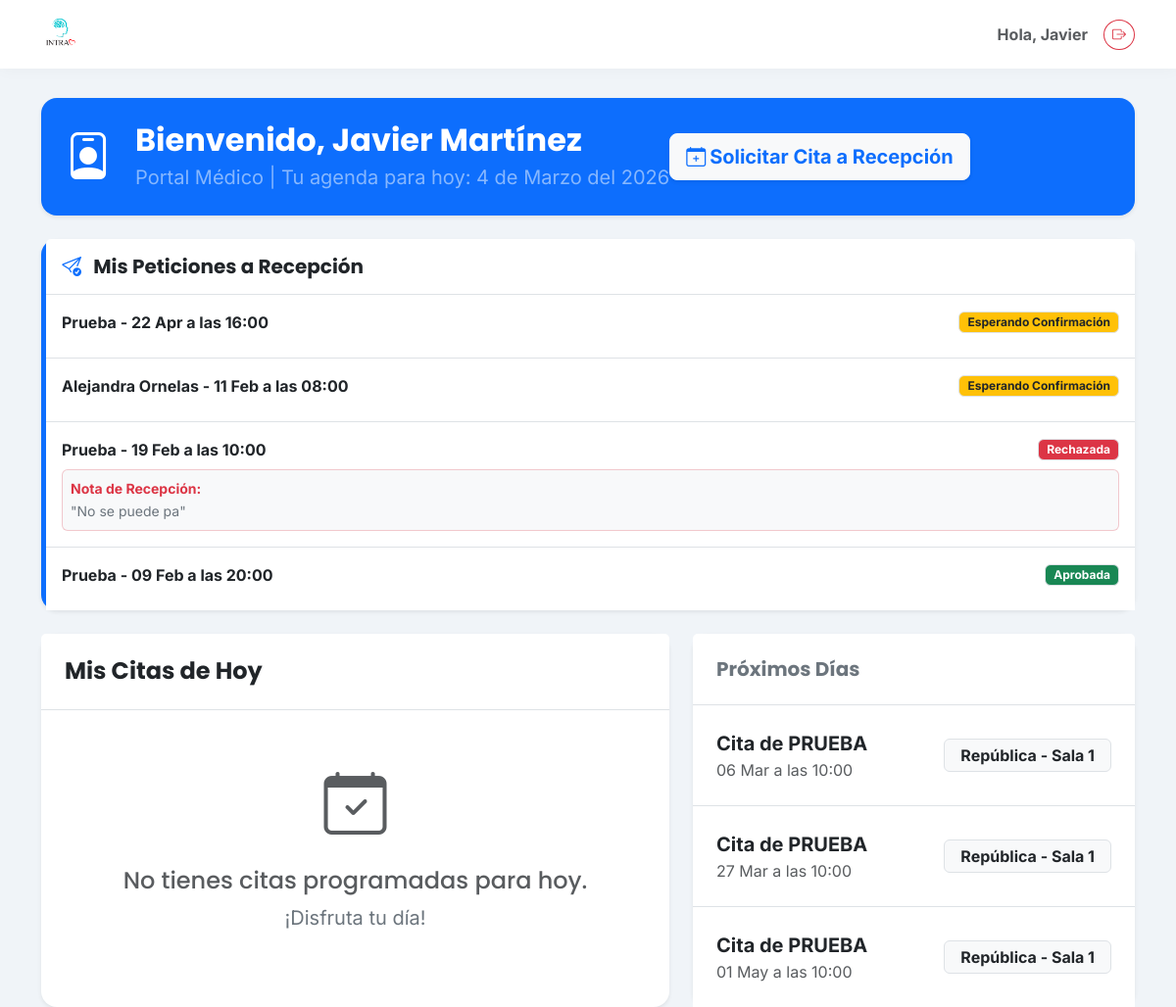
Before: /portal-medico/ (signed in) with the older database file.
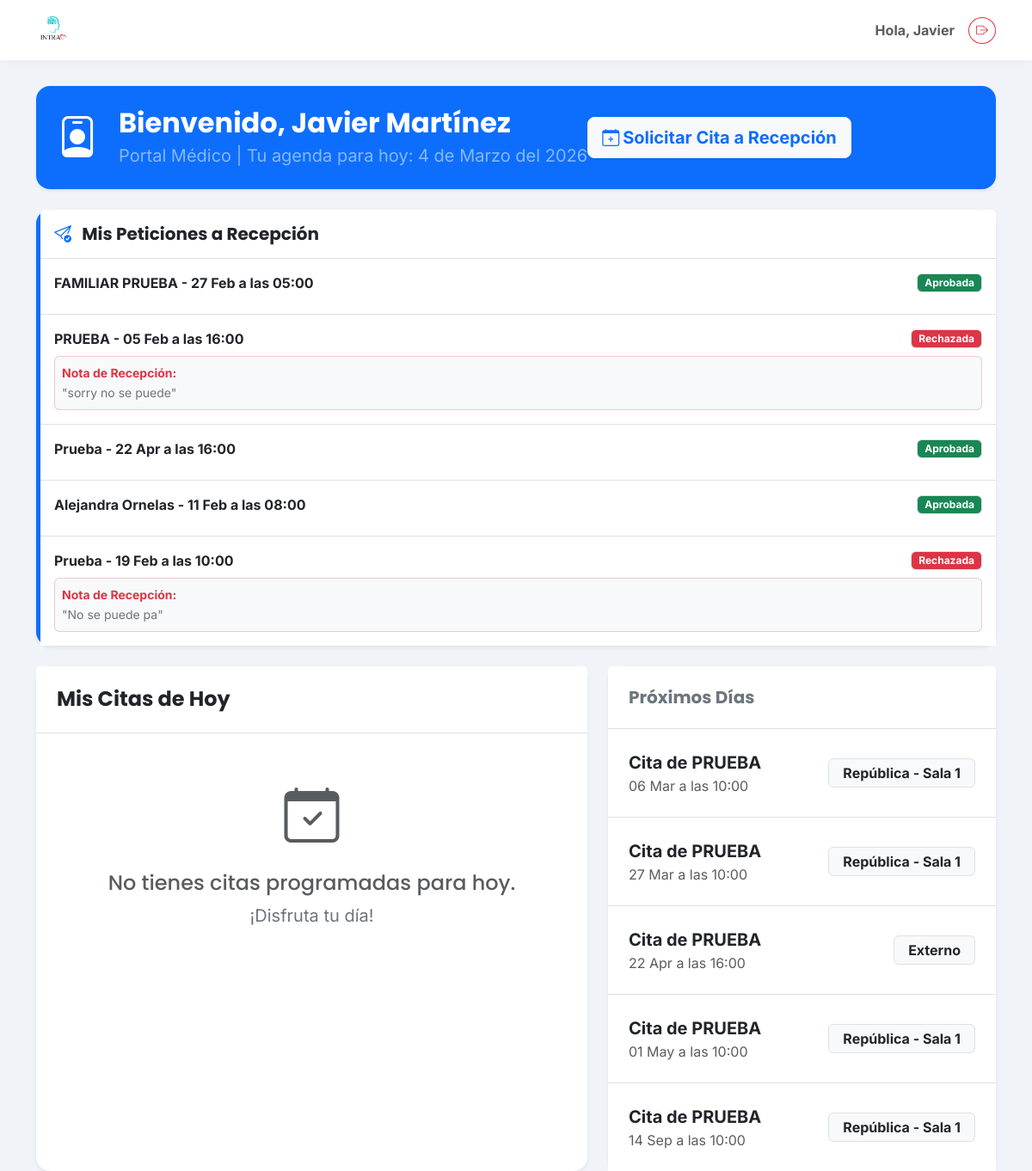
After: the same page with the newer database file.
### clinica/models.py (models this page shows, shortened)
class Terapeuta(models.Model):
    usuario = models.OneToOneField(User, on_delete=models.SET_NULL, null=True, blank=True, related_name='perfil_terapeuta')
    nombre = models.CharField(max_length=100)
    activo = models.BooleanField(default=True)

class SolicitudCita(models.Model):
    ESTADOS = [
        ('pendiente', 'Pendiente'),
        ('aceptada', 'Aceptada'),
        ('rechazada', 'Rechazada'),
    ]
    paciente_nombre = models.CharField(max_length=150)
    telefono = models.CharField(max_length=20)
    fecha_deseada = models.DateField()
    hora_deseada = models.TimeField(null=True, blank=True)
    terapeuta = models.ForeignKey('Terapeuta', on_delete=models.SET_NULL, null=True, blank=True)
    notas_paciente = models.TextField(blank=True, null=True, help_text="Mensaje original del paciente")
    estado = models.CharField(max_length=20, choices=ESTADOS, default='pendiente')
    motivo_rechazo = models.TextField(blank=True, null=True, help_text="Razón enviada al paciente si se rechaza")
    fecha_creacion = models.DateTimeField(auto_now_add=True)

class Cita(models.Model):
    ESTATUS_CHOICES = [
        ('programada', 'Programada'),
        ('asistio', 'Asistió'),
        ('cancelada', 'Cancelada'),
        ('no_asistio', 'No Asistió'),
    ]
    PAGO_CHOICES = [
        ('Efectivo', 'Efectivo'),
        ('Transferencia', 'Transferencia'),
        ('Terminal', 'Terminal'),
        ('Pase', 'Pase'),
        ('Gratuito', 'Gratuito'),
        ('Pendiente', 'Pendiente'),
    ]
    paciente = models.ForeignKey(Paciente, on_delete=models.CASCADE, related_name='citas')
    pacientes_adicionales = models.ManyToManyField(
        Paciente,
        blank=True,
        related_name='citas_como_adicional',
    )
    fecha = models.DateField()
    hora = models.TimeField()
    division = models.ForeignKey(Division, on_delete=models.SET_NULL, null=True)
    consultorio = models.ForeignKey(Consultorio, on_delete=models.SET_NULL, null=True)
    servicio = models.ForeignKey(Servicio, on_delete=models.SET_NULL, null=True)
    terapeuta = models.ForeignKey(Terapeuta, on_delete=models.SET_NULL, null=True)
    costo = models.DecimalField(max_digits=10, decimal_places=2, null=True, blank=True)
    metodo_pago = models.CharField(max_length=50, null=True, blank=True)
    estatus = models.CharField(max_length=20, choices=ESTATUS_CHOICES, default='programada')
    folio_fiscal = models.CharField(max_length=100, blank=True, null=True)
    notas = models.TextField(blank=True, null=True)
    def pacientes_display_natural(self):
        nombres = [self.paciente.nombre] if self.paciente_id else []
        nombres.extend(list(self.pacientes_adicionales.values_list('nombre', flat=True)))
        if not nombres:
            return ""
        if len(nombres) == 1:
            return nombres[0]
        if len(nombres) == 2:
            return f"{nombres[0]} y {nombres[1]}"
        return f"{', '.join(nombres[:-1])} y {nombres[-1]}"
    def titulo_cita(self):
        pacientes = self.pacientes_display_natural()
        return f"Cita de {pacientes}" if pacientes else "Cita"
    class Meta:
        verbose_name = "Cita"
        verbose_name_plural = "Citas"
        ordering = ['-fecha', '-hora']

class Paciente(models.Model):
    TIPO_CONTACTO_CHOICES = [
        ('propio', 'Propio'),
        ('madre', 'Madre'),
        ('padre', 'Padre'),
        ('pareja', 'Pareja'),
        ('otro', 'Otro'),
    ]
    SEXO_CHOICES = [
        ('Femenino', 'Femenino'),
        ('Masculino', 'Masculino'),
    ]
    usuario = models.OneToOneField(User, on_delete=models.SET_NULL, null=True, blank=True, related_name='perfil_paciente')
    nombre = models.CharField(max_length=200, verbose_name="Nombre Completo")
    fecha_nacimiento = models.DateField(verbose_name="Fecha de Nacimiento")
    nombre_normalizado = models.CharField(max_length=200, blank=True, editable=False)
    sexo = models.CharField(
        max_length=20,
        choices=SEXO_CHOICES,
        default='Femenino',
        verbose_name="Sexo"
    )
    telefono = models.CharField(max_length=20, verbose_name="Teléfono (WhatsApp)")
    identidad_contacto = models.CharField(max_length=20, choices=TIPO_CONTACTO_CHOICES, default='propio')
    servicio_inicial = models.ForeignKey('Servicio', on_delete=models.SET_NULL, null=True, verbose_name="Servicio Inicial")
    consentimiento_firmado = models.FileField(upload_to='documentos/', blank=True, null=True)
    estudio_socioeconomico = models.FileField(upload_to='documentos/', blank=True, null=True)
    apertura_expediente = models.FileField(upload_to='documentos/', blank=True, null=True)
    resumen_clinico = models.TextField(blank=True, null=True)
    pacientes_relacionados = models.ManyToManyField('self', blank=True, symmetrical=True)
    enlace_resultados = models.URLField(blank=True, null=True)
    fecha_registro = models.DateTimeField(auto_now_add=True)
    class Meta:
        verbose_name = "Paciente"
        verbose_name_plural = "Pacientes"

class Consultorio(models.Model):
    nombre = models.CharField(max_length=100)
    def __str__(self):
        return self.nombre

### clinica/views.py (the view)
# urls.py: path('portal-medico/', clinica_views.portal_terapeuta, name='portal_terapeuta'),
@login_required
def portal_terapeuta(request):
    if not hasattr(request.user, 'perfil_terapeuta'):
        return redirect('home')
    mi_perfil = request.user.perfil_terapeuta
    hoy = date.today()
    meses = ['Enero', 'Febrero', 'Marzo', 'Abril', 'Mayo', 'Junio', 'Julio', 'Agosto', 'Septiembre', 'Octubre', 'Noviembre', 'Diciembre']
    fecha_bonita = f"{hoy.day} de {meses[hoy.month - 1]} del {hoy.year}"
    citas_hoy = Cita.objects.filter(
        terapeuta=mi_perfil,
        fecha=hoy
    ).order_by('hora')
    citas_proximas = Cita.objects.filter(
        terapeuta=mi_perfil,
        fecha__gt=hoy
    ).order_by('fecha', 'hora')[:10]
    mis_solicitudes = SolicitudCita.objects.filter(
        terapeuta=mi_perfil
    ).order_by('-fecha_creacion')[:5]
    context = {
        'terapeuta': mi_perfil,
        'citas_hoy': citas_hoy,
        'citas_proximas': citas_proximas,
        'fecha_bonita': fecha_bonita, # <--- Pasamos la fecha arreglada
        'mis_solicitudes': mis_solicitudes,
    }
    return render(request, 'clinica/portal_terapeuta.html', context)

### clinica/templates/clinica/portal_terapeuta.html (shortened to what this page needs)
{% extends 'clinica/base.html' %}
{% block content %}
<div class="row mb-4">
        <div class="col-12">
            <div class="card bg-primary text-white shadow-sm border-0 rounded-4">
                <div class="card-body p-4 d-flex justify-content-between align-items-center flex-wrap gap-3">
                    <div class="d-flex align-items-center">
                        <div class="me-4 d-none d-md-block">
                            <i class="bi bi-person-badge" style="font-size: 3rem;"></i>
                        </div>
                        <div>
                            <h2 class="fw-bold mb-1">Bienvenido, {{ terapeuta.nombre }}</h2>
                            <p class="mb-0 fs-5 text-white-50">Portal Médico | Tu agenda para hoy: {{ fecha_bonita }}</p>
                        </div>
                        <div>
                        <a href="{% url 'solicitar_cita_terapeuta' %}" class="btn btn-light btn-lg text-primary fw-bold shadow-sm d-flex align-items-center">
                            <i class="bi bi-calendar-plus fs-8 me-1"></i>
                            Solicitar Cita a Recepción
                        </a>
                    </div>
                    </div>
                </div>
            </div>
        </div>
    </div>{% if mis_solicitudes %}
            <div class="card shadow-sm border-0 rounded-4 mb-4 border-start border-primary border-5">
                <div class="card-header bg-white border-bottom p-3">
                    <h5 class="fw-bold text-dark mb-0"><i class="bi bi-send-check me-2 text-primary"></i> Mis Peticiones a Recepción</h5>
                </div>
                <div class="card-body p-0">
                    <div class="list-group list-group-flush">
                        {% for solicitud in mis_solicitudes %}
                            <div class="list-group-item p-3">
                                <div class="d-flex justify-content-between align-items-center mb-2">
                                    <strong class="text-dark">{{ solicitud.paciente_nombre }} - {{ solicitud.fecha_deseada|date:"d M" }} a las {{ solicitud.hora_deseada|time:"H:i" }}</strong>
                                    {% if solicitud.estado == 'pendiente' %}
                                        <span class="badge bg-warning text-dark border px-2 py-1">Esperando Confirmación</span>
                                    {% elif solicitud.estado == 'aceptada' %}
                                        <span class="badge bg-success border px-2 py-1">Aprobada</span>
                                    {% elif solicitud.estado == 'rechazada' %}
                                        <span class="badge bg-danger border px-2 py-1">Rechazada</span>
                                    {% endif %}
                                </div>
                                {% if solicitud.estado == 'rechazada' and solicitud.motivo_rechazo %}
                                    <div class="bg-light p-2 rounded border border-danger border-opacity-25 mt-2">
                                        <small class="text-danger fw-bold d-block">Nota de Recepción:</small>
                                        <small class="text-secondary">"{{ solicitud.motivo_rechazo }}"</small>
                                    </div>
                                {% endif %}
                            </div>
                        {% endfor %}
                    </div>
                </div>
            </div>
            {% endif %}
    <div class="row g-4">
        <div class="col-lg-7">
            <div class="card shadow-sm border-0 rounded-4 h-100">
                <div class="card-header bg-white border-bottom p-4">
                    <h4 class="fw-bold text-dark mb-0">Mis Citas de Hoy</h4>
                </div>
                <div class="card-body p-0">
                    {% if citas_hoy %}
                        <div class="list-group list-group-flush">
                            {% for cita in citas_hoy %}
                                <div class="list-group-item p-4 border-bottom hover-bg-light">
                                    <div class="row align-items-center">
                                        <div class="col-auto text-center pe-3" style="min-width: 100px;">
                                            <h2 class="fw-bold text-primary mb-0">{{ cita.hora|time:"H:i" }}</h2>
                                        </div>
                                        <div class="col border-start ps-4">
                                            <h4 class="fw-bold mb-1">{{ cita.titulo_cita }}</h4>
                                            <p class="text-muted mb-3 fs-5">
                                                <i class="bi bi-door-open me-1"></i> {{ cita.consultorio }} |
                                                <i class="bi bi-tag me-1"></i> {{ cita.servicio }}
                                            </p>
                                            <div class="d-flex gap-2">
                                                <a href="{% url 'detalle_paciente' cita.paciente.id %}" class="btn btn-outline-primary btn-lg px-4 fw-semibold">
                                                    Abrir Expediente
                                                </a>
                                            </div>
                                        </div>
                                    </div>
                                </div>
                            {% endfor %}
                        </div>
                    {% else %}
                        <div class="p-5 text-center">
                            <div class="text-muted mb-3">
                                <i class="bi bi-calendar-check" style="font-size: 4rem;"></i>
                            </div>
                            <h4 class="text-muted">No tienes citas programadas para hoy.</h4>
                            <p class="text-secondary fs-5">¡Disfruta tu día!</p>
                        </div>
                    {% endif %}
                </div>
            </div>
        </div>
        <div class="col-lg-5">
            <div class="card shadow-sm border-0 rounded-4">
                <div class="card-header bg-white border-bottom p-4">
                    <h5 class="fw-bold text-secondary mb-0">Próximos Días</h5>
                </div>
                <div class="card-body p-0">
                    {% if citas_proximas %}
                        <div class="list-group list-group-flush">
                            {% for cita in citas_proximas %}
                                <div class="list-group-item p-4">
                                    <div class="d-flex justify-content-between align-items-center">
                                        <div>
                                            <strong class="text-dark d-block fs-5">{{ cita.titulo_cita }}</strong>
                                            <span class="text-muted fs-6">{{ cita.fecha|date:"d M" }} a las {{ cita.hora|time:"H:i" }}</span>
                                        </div>
                                        <span class="badge bg-light text-dark border px-3 py-2 fs-6">{{ cita.consultorio }}</span>
                                    </div>
                                </div>
                            {% endfor %}
                        </div>
                    {% else %}
                        <div class="p-5 text-center text-muted">
                            <p class="fs-5 mb-0">No hay citas futuras agendadas.</p>
                        </div>
                    {% endif %}
                </div>
            </div>
        </div>
    </div>
</div>
{% endblock %}

### clinica/templates/clinica/base.html (shortened to what this page needs)
{% load static %}
<!DOCTYPE html>
<html lang="es">
<head>
    <link href="https://cdn.jsdelivr.net/npm/bootstrap@5.3.0/dist/css/bootstrap.min.css" rel="stylesheet">
    <link rel="stylesheet" href="https://cdn.jsdelivr.net/npm/bootstrap-icons@1.10.5/font/bootstrap-icons.css">
</head>
<body>
    <nav class="navbar navbar-expand-lg fixed-top">
        <div class="container">
            <a class="navbar-brand d-flex align-items-center" href="{% url 'home' %}">
               <img src="{% static 'clinica/images/logo.png' %}" alt="Logo INTRA" class="me-2">
            </a>
            <div class="d-flex align-items-center">
                <span class="me-3 text-muted fw-bold d-none d-md-block">
                    Hola, {{ user.username|title }}
                </span>
                <form action="{% url 'logout' %}" method="post">
                    <button type="submit" class="btn btn-outline-danger btn-sm rounded-circle" title="Cerrar Sesión">
                        <i class="bi bi-box-arrow-right"></i>
                    </button>
                </form>
            </div>
        </div>
    </nav>
    <div class="container" style="margin-top: 100px;">
        {% block content %}
        {% endblock %}
</body>
<link href="https://cdn.jsdelivr.net/npm/select2@4.1.0-rc.0/dist/css/select2.min.css" rel="stylesheet" />
<link rel="stylesheet" href="https://cdn.jsdelivr.net/npm/select2-bootstrap-5-theme@1.3.0/dist/select2-bootstrap-5-theme.min.css" />
</html>

### clinica/templates/clinica/base.html (style rules this page uses)
:root { --intra-primary: #26C6DA; --intra-secondary: #EF5350; --intra-dark: #37474F; --intra-light: #F0F4F8; --intra-white: #FFFFFF; }
body { background-color: var(--intra-light); font-family: 'Inter', sans-serif; color: var(--intra-dark); }
h1, h2, h3, h4, h5, .navbar-brand { font-family: 'Poppins', sans-serif; }
.card { border: none; border-radius: 20px; box-shadow: 0 10px 30px rgba(0,0,0,0.05); }
.navbar { background-color: var(--intra-white); box-shadow: 0 2px 15px rgba(0,0,0,0.03); padding-top: 10px; padding-bottom: 10px; }
.navbar-brand img { height: 40px; width: auto; }

### clinica/templates/clinica/portal_terapeuta.html (style rules this page uses)
.rounded-4 { border-radius: 1rem !important; }

Changed rows visible on the page:
no longer on this page (row edited): SolicitudCita: paciente_nombre "Prueba", fecha_deseada "09 Feb", hora_deseada "20:00", estado "Aprobada"
added SolicitudCita: paciente_nombre "FAMILIAR PRUEBA", fecha_deseada "27 Feb", hora_deseada "05:00", estado "Aprobada"
added SolicitudCita: paciente_nombre "PRUEBA", fecha_deseada "05 Feb", hora_deseada "16:00", estado "Rechazada", motivo_rechazo "sorry no se puede"
changed SolicitudCita "22 Apr": estado "Esperando Confirmación" → "Aprobada"
changed SolicitudCita "Alejandra Ornelas": estado "Esperando Confirmación" → "Aprobada"
added Cita: titulo_cita "Cita de PRUEBA", fecha "22 Apr", hora "16:00", consultorio "Externo"
added Cita: titulo_cita "Cita de PRUEBA", fecha "14 Sep", hora "10:00", consultorio "República - Sala 1"
